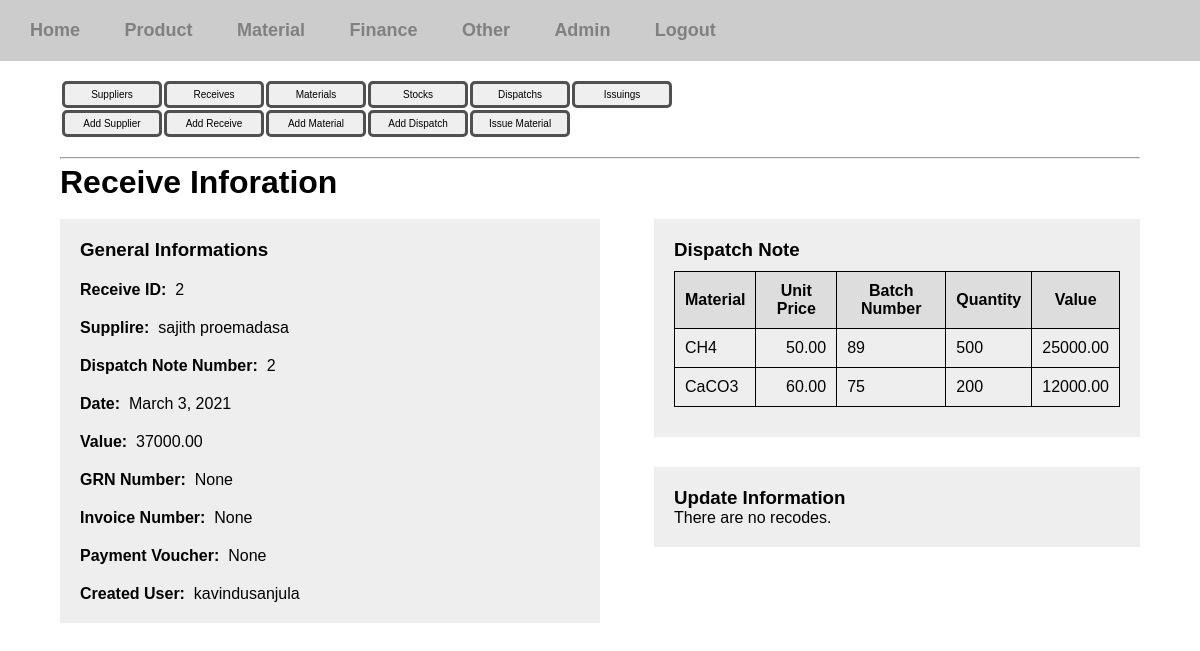
Screenshot of /inventory-manager/receive-info/2 (signed in) with the database file from the repository.
### inventory_manager/models.py (models this page shows, shortened)
class Buy(models.Model):
	supplire = models.ForeignKey(Supplire, null=True, on_delete=models.SET_NULL)
	date = models.DateField()
	dispatch_note_num = models.IntegerField()
	amount = models.DecimalField(max_digits=15,decimal_places=2)
	created_user = models.ForeignKey(User, null=True, on_delete=models.SET_NULL)
	grn = models.CharField(max_length=10, null=True, blank=True)
	invoice = models.CharField(max_length=10, null=True, blank=True)
	payment_voucher = models.CharField(max_length=10, null=True, blank=True)
	paid = models.BooleanField(default=False, null=True, blank=True)

class Supplire(models.Model):
	name = models.CharField(max_length=100)
	email = models.EmailField()
	addr = models.CharField(max_length=200)
	phone = models.CharField(max_length=15)
	def __str__(self):
		return self.name

class BuyDispatch(models.Model):
	material = models.ForeignKey(Material, null=True, on_delete=models.SET_NULL)
	dispatch_note_num = models.IntegerField()
	batch_num = models.IntegerField()
	unit_price = models.DecimalField(max_digits=15,decimal_places=2)
	qty = models.IntegerField()
	amount = models.DecimalField(max_digits=15,decimal_places=2)

class Material(models.Model):
	name = models.CharField(max_length=100)
	def __str__(self):
		return self.name

### inventory_manager/views/material.py (the view)
# urls.py: path('receive-info/<int:id>',material.receive_info, name='receive-info'),
@login_required(login_url='/login')
def receive_info(request, id=0):
	buy = Buy.objects.get(pk=id)
	dispatchs = BuyDispatch.objects.filter(dispatch_note_num=buy.dispatch_note_num)
	recodes = BuyUpdate.objects.filter(buy=buy)
	return render(request, 'inventory_manager/material/receiveinfo.html', {'recodes':recodes, 'receive':buy, 'dispatchs':dispatchs})

### templates/inventory_manager/material/receiveinfo.html
{% extends 'inventory_manager/material.html' %}
{% block contentblock %}
	<h1> Receive Inforation </h1>
	<br>
	<div class="general-info">
		<h3>General Informations</h3>
		<p>
			<label for="id">Receive ID:</label>&nbsp; {{ receive.id }}
		</p>
		<p>
			<label for="supplire">Supplire:</label>&nbsp; {{ receive.supplire }}
		</p>
		<p>
			<label for="dnn">Dispatch Note Number:</label>&nbsp; {{ receive.dispatch_note_num }}
		</p>
		<p>
			<label for="date">Date:</label>&nbsp; {{ receive.date }}
		</p>
		<p>
			<label for="value">Value:</label>&nbsp; {{ receive.amount }}
		</p>
		<p>
			<label for="grn">GRN Number:</label>&nbsp; {{ receive.grn }}
		</p>
		<p>
			<label for="invoice">Invoice Number:</label>&nbsp; {{ receive.invoice }}
		</p>
		<p>
			<label for="p_voucher">Payment Voucher:</label>&nbsp; {{ receive.payment_voucher }}
		</p>
		<p>
			<label for="createduser">Created User:</label>&nbsp; {{ receive.created_user }}
		</p>
	</div>
	<div class="dispatch-note-info">
		<h3>Dispatch Note</h3>
		{% if dispatchs %}
		<div class="tabel-div">
			<table class="view-table">
	    	<tr>
	    		<th>Material</th>
	    		<th>Unit Price</th>
	    		<th>Batch Number</th>
	    		<th>Quantity</th>
	    		<th>Value</th>
	    	</tr>
	    	{% for dispatch in dispatchs %}
	    	    <tr>
	    	    	<td>{{ dispatch.material }}</td>
	    	    	<td class="amount">{{ dispatch.unit_price }}</td>
	    	    	<td>{{ dispatch.batch_num }}</td>
	    	    	<td>{{ dispatch.qty }}</td>
	    	    	<td class="amount">{{ dispatch.amount }}</td>
	    	    </tr>
	    	{% endfor %}
	    </table>
		</div>
		{% else %}
			<p>There are no dispatchs.</p>
		{% endif %}
	</div>
	<div class="update-info">
		<h3>Update Information</h3>
		{% if recodes %}
			<div class="table-div">
				<table class="view-table">
				<tr>
					<th>User</th>
					<th>Date</th>
				</tr>
				{% for recode in recodes %}
				<tr>
					<td>{{ recode.user }}</td>
					<td>{{ recode.date }}</td>
				</tr>
				{% endfor %}
			</table>
			</div>
		{% else %}
			<p>There are no recodes.</p>
		{% endif %}
	</div>
{% endblock %}

### static/css/styles.css (style rules this page uses)
* { margin: 0; padding: 0; box-sizing: border-box; }
body { font-family: sans-serif; }
form select,input,label { display: block; }
.body-content h1 { margin-top: 5px; }
.form-content input,select,label { display: block; margin-top: 10px;margin-bottom: 5px; }
.search-form input,select,label { display: inline; }
.amount { text-align: right; }
.general-info { width: 50%; float:left; padding: 20px; background: #eee; }
.update-info { width: 45%; float: right; padding: 20px; margin-top: 30px; background: #eee; }
.general-info p { margin-top: 20px; }
.general-info label { font-weight: bold; }
.dispatch-note-info { width: 45%;float: right; padding: 20px; background: #eee; }

### static/css/tables.css (style rules this page uses)
.view-table { margin: 10px 0px; border-collapse: collapse; }
.view-table th { background: #ddd; }
.view-table td,th { padding: 10px; border:1px solid black; }

### rows the page displays
Buy: id "2", supplire "sajith proemadasa", dispatch_note_num "2", date "March 3, 2021", amount "37000.00", grn "None", invoice "None", payment_voucher "None", created_user "kavindusanjula"
BuyDispatch: material "CH4", unit_price "50.00", batch_num "89", qty "500", amount "25000.00"
BuyDispatch: material "CaCO3", unit_price "60.00", batch_num "75", qty "200", amount "12000.00"
